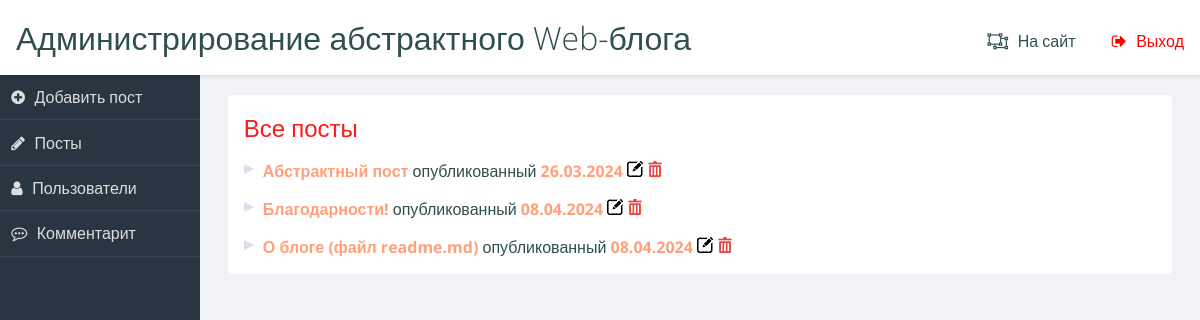
The app's page /admin/posts (signed in) with its own data.
### data/posts.py (models this page shows)
class Post(SqlAlchemyBase):
    __tablename__ = 'posts'
    id = sqlalchemy.Column(sqlalchemy.Integer, primary_key=True, autoincrement=True)
    title = sqlalchemy.Column(sqlalchemy.String, nullable=False, unique=True)
    date = sqlalchemy.Column(sqlalchemy.String, nullable=False)
    text = sqlalchemy.Column(sqlalchemy.String, nullable=False)

### main.py (the view)
@app.route('/admin/posts')
def admin_posts():
    if session and session['role'] == 'admin':
        con = db_session.create_session()
        return render_template('admin_posts.html',
                               posts=con.query(Post).order_by(Post.date.desc()).all()
                               )
    else:
        return redirect(url_for('login'))

### data/db_session.py (called while the page is built)
def create_session() -> Session:
    global __factory
    return __factory()

### Templates/admin_posts.html
{% extends 'admin_base.html' %}
{% block content %}
<section class="panel important">
    <h2>Все посты</h2>
    {% for post in posts %}
    <ul>
        <li><b>{{ post.title }}</b> опубликованный <b>{{ post.date }}</b>
            <a href="/admin/edit_post/{{ post.id }}"><img src="{{ url_for('static', filename='img/edit.png') }}"></a>
            <a href="/admin/del_post/{{ post.id }}"><img src="{{ url_for('static', filename='img/del.png') }}"></a>
        </li>
    </ul>
    {% endfor %}
</section>
{% endblock %}

### static/css/admin_style.css (style rules this page uses)
html { box-sizing: border-box; }
*, *:before, *:after { box-sizing: inherit; }
body { background: #f1f2f7; font-family: "Open Sans", arial, sans-serif; color: darkslategray; }
.panel { background-color: white; color: darkslategray; -webkit-border-radius: 0.3rem; -moz-border-radius: 0.3rem; -ms-border-radius: 0.3rem; border-radius: 0.3rem; margin: 1%; }
.panel > h2, .panel > ul { margin: 1rem; }
a { text-decoration: none; color: inherit; }
h2, h3, h4 { font-weight: 300; margin: 0; }
h2 { color: #ff1a1a; }
b { color: lightsalmon; }
ul, li { list-style-type: none; margin: 0; padding: 0; }
main li { position: relative; padding-left: 1.2em; margin: 0.5em 0; }
main li:before { content: ""; position: absolute; width: 0; height: 0; left: 0; top: 0.3em; border-left: solid 10px #dde; border-top: solid 5px transparent; border-bottom: solid 5px transparent; }
@media screen and (min-width: 600px) { html, body { height: 100%; } }
@media screen and (min-width: 600px) { .panel { margin: 2% 0 0 2%; float: left; width: 96%; } }
@media screen and (min-width: 600px) { .panel:after { content: ""; display: table; clear: both; } }
@media screen and (min-width: 900px) { .panel { width: 47%; clear: none; } }
@media screen and (min-width: 900px) { .panel.important { width: 96%; } }

### records on screen
Post: title "Абстрактный пост", date "26.03.2024"
Post: title "Благодарности!", date "08.04.2024"
Post: title "О блоге (файл readme.md)", date "08.04.2024"
